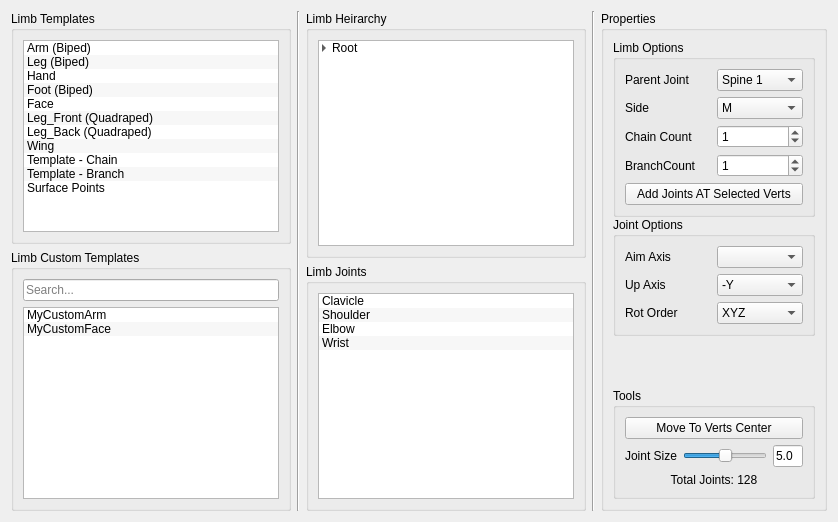
        <widget class="QWidget" name="tab">
         <attribute name="title">
          <string>Skeleton</string>
         </attribute>
         <layout class="QHBoxLayout" name="horizontalLayout_3">
          <item>
           <layout class="QHBoxLayout" name="horizontalLayout">
            <item>
             <layout class="QVBoxLayout" name="verticalLayout_2">
              <item>
               <widget class="QGroupBox" name="groupBox">
                <property name="title">
                 <string>Limb Templates</string>
                </property>
                <layout class="QHBoxLayout" name="horizontalLayout_4">
                 <item>
                  <widget class="QListWidget" name="listWidget">
                   <property name="dragDropMode">
                    <enum>QAbstractItemView::DragOnly</enum>
                   </property>
                   <property name="alternatingRowColors">
                    <bool>true</bool>
                   </property>
                   <item>
                    <property name="text">
                     <string>Arm (Biped)</string>
                    </property>
                   </item>
                   <item>
                    <property name="text">
                     <string>Leg (Biped)</string>
                    </property>
                   </item>
                   <item>
                    <property name="text">
                     <string>Hand</string>
                    </property>
                   </item>
                   <item>
                    <property name="text">
                     <string>Foot (Biped)</string>
                    </property>
                   </item>
                   <item>
                    <property name="text">
                     <string>Face</string>
                    </property>
                   </item>
                   <item>
                    <property name="text">
                     <string>Leg_Front (Quadraped)</string>
                    </property>
                   </item>
                   <item>
                    <property name="text">
                     <string>Leg_Back (Quadraped)</string>
                    </property>
                   </item>
                   <item>
                    <property name="text">
                     <string>Wing</string>
                    </property>
                   </item>
                   <item>
                    <property name="text">
                     <string>Template - Chain</string>
                    </property>
                   </item>
                   <item>
                    <property name="text">
                     <string>Template - Branch</string>
                    </property>
                   </item>
                   <item>
                    <property name="text">
                     <string>Surface Points</string>
                    </property>
                   </item>
                  </widget>
                 </item>
                </layout>
               </widget>
              </item>
              <item>
               <widget class="QGroupBox" name="groupBox_5">
                <property name="title">
                 <string>Limb Custom Templates</string>
                </property>
                <layout class="QHBoxLayout" name="horizontalLayout_14">
                 <item>
                  <layout class="QVBoxLayout" name="verticalLayout_6">
                   <item>
                    <widget class="QLineEdit" name="lineEdit_4">
                     <property name="placeholderText">
                      <string>Search...</string>
                     </property>
                    </widget>
                   </item>
                   <item>
                    <widget class="QListWidget" name="listWidget_2">
                     <property name="toolTip">
                      <string>Created in CONTROLLERS tab by right clicking on Limb &gt; &quot;Save Limb Template&quot;</string>
                     </property>
                     <property name="dragDropMode">
                      <enum>QAbstractItemView::DragOnly</enum>
                     </property>
                     <property name="alternatingRowColors">
                      <bool>true</bool>
                     </property>
                     <item>
                      <property name="text">
                       <string>MyCustomArm</string>
                      </property>
                     </item>
                     <item>
                      <property name="text">
                       <string>MyCustomFace</string>
                      </property>
                     </item>
                    </widget>
                   </item>
                  </layout>
                 </item>
                </layout>
               </widget>
              </item>
             </layout>
            </item>
            <item>
             <widget class="Line" name="line">
              <property name="orientation">
               <enum>Qt::Vertical</enum>
              </property>
             </widget>
            </item>
            <item>
             <layout class="QVBoxLayout" name="verticalLayout_4">
              <item>
               <widget class="QGroupBox" name="groupBox_2">
                <property name="title">
                 <string>Limb Heirarchy</string>
                </property>
                <layout class="QHBoxLayout" name="horizontalLayout_5">
                 <item>
                  <layout class="QVBoxLayout" name="verticalLayout_29">
                   <item>
                    <widget class="QTreeWidget" name="treeWidget">
                     <property name="autoScrollMargin">
                      <number>16</number>
                     </property>
                     <property name="alternatingRowColors">
                      <bool>true</bool>
                     </property>
                     <property name="selectionMode">
                      <enum>QAbstractItemView::ExtendedSelection</enum>
                     </property>
                     <property name="autoExpandDelay">
                      <number>-1</number>
                     </property>
                     <property name="indentation">
                      <number>10</number>
                     </property>
                     <property name="headerHidden">
                      <bool>true</bool>
                     </property>
                     <column>
                      <property name="text">
                       <string notr="true">1</string>
                      </property>
                     </column>
                     <item>
                      <property name="text">
                       <string>Root</string>
                      </property>
                      <item>
                       <property name="text">
                        <string>Spine</string>
                       </property>
                       <item>
                        <property name="text">
                         <string>Arm (R)</string>
                        </property>
                        <item>
                         <property name="text">
                          <string>Hand (R)</string>
                         </property>
                        </item>
                       </item>
                       <item>
                        <property name="text">
                         <string>Arm (L)</string>
                        </property>
                        <item>
                         <property name="text">
                          <string>Hand (L)</string>
                         </property>
                        </item>
                       </item>
                       <item>
                        <property name="text">
                         <string>Head</string>
                        </property>
                       </item>
                       <item>
                        <property name="text">
                         <string>Leg (M)</string>
                        </property>
                       </item>
                       <item>
                        <property name="text">
                         <string>Tail</string>
                        </property>
                       </item>
                      </item>
                     </item>
                    </widget>
                   </item>
                  </layout>
                 </item>
                </layout>
               </widget>
              </item>
              <item>
               <widget class="QGroupBox" name="groupBox_6">
                <property name="title">
                 <string>Limb Joints</string>
                </property>
                <layout class="QVBoxLayout" name="verticalLayout_7">
                 <item>
                  <layout class="QVBoxLayout" name="verticalLayout_25">
                   <item>
                    <widget class="QListWidget" name="listWidget_3">
                     <property name="alternatingRowColors">
                      <bool>true</bool>
                     </property>
                     <item>
                      <property name="text">
                       <string>Clavicle</string>
                      </property>
                     </item>
                     <item>
                      <property name="text">
                       <string>Shoulder</string>
                      </property>
                     </item>
                     <item>
                      <property name="text">
                       <string>Elbow</string>
                      </property>
                     </item>
                     <item>
                      <property name="text">
                       <string>Wrist</string>
                      </property>
                     </item>
                    </widget>
                   </item>
                  </layout>
                 </item>
                </layout>
               </widget>
              </item>
             </layout>
            </item>
            <item>
             <widget class="Line" name="line_2">
              <property name="orientation">
               <enum>Qt::Vertical</enum>
              </property>
             </widget>
            </item>
            <item>
             <layout class="QVBoxLayout" name="verticalLayout_3">
              <item>
               <widget class="QGroupBox" name="groupBox_3">
                <property name="title">
                 <string>Properties</string>
                </property>
                <layout class="QHBoxLayout" name="horizontalLayout_6">
                 <item>
                  <layout class="QVBoxLayout" name="verticalLayout_5">
                   <property name="spacing">
                    <number>0</number>
                   </property>
                   <item>
                    <widget class="QGroupBox" name="groupBox_25">
                     <property name="title">
                      <string>Limb Options</string>
                     </property>
                     <layout class="QVBoxLayout" name="verticalLayout_30">
                      <item>
                       <layout class="QVBoxLayout" name="verticalLayout_31">
                        <property name="spacing">
                         <number>6</number>
                        </property>
                        <item>
                         <layout class="QHBoxLayout" name="horizontalLayout_38">
                          <item>
                           <widget class="QLabel" name="label">
                            <property name="text">
                             <string>Parent Joint</string>
                            </property>
                           </widget>
                          </item>
                          <item>
                           <widget class="QComboBox" name="comboBox">
                            <item>
                             <property name="text">
                              <string>Spine 1</string>
                             </property>
                            </item>
                            <item>
                             <property name="text">
                              <string>Spine 2</string>
                             </property>
                            </item>
                            <item>
                             <property name="text">
                              <string>Spine 3</string>
                             </property>
                            </item>
                            <item>
                             <property name="text">
                              <string>Spine 4</string>
                             </property>
                            </item>
                            <item>
                             <property name="text">
                              <string>Spine 5</string>
                             </property>
                            </item>
                           </widget>
                          </item>
                         </layout>
                        </item>
                        <item>
                         <layout class="QHBoxLayout" name="horizontalLayout_51">
                          <item>
                           <widget class="QLabel" name="label_15">
                            <property name="text">
                             <string>Side</string>
                            </property>
                           </widget>
                          </item>
                          <item>
                           <widget class="QComboBox" name="comboBox_4">
                            <property name="currentIndex">
                             <number>1</number>
                            </property>
                            <item>
                             <property name="text">
                              <string>L</string>
                             </property>
                            </item>
                            <item>
                             <property name="text">
                              <string>M</string>
                             </property>
                            </item>
                            <item>
                             <property name="text">
                              <string>R</string>
                             </property>
                            </item>
                           </widget>
                          </item>
                         </layout>
                        </item>
                        <item>
                         <layout class="QHBoxLayout" name="horizontalLayout_42">
                          <item>
                           <widget class="QLabel" name="label_7">
                            <property name="text">
                             <string>Chain Count</string>
                            </property>
                           </widget>
                          </item>
                          <item>
                           <widget class="QSpinBox" name="spinBox_3">
                            <property name="value">
                             <number>1</number>
                            </property>
                           </widget>
                          </item>
                         </layout>
                        </item>
                        <item>
                         <layout class="QHBoxLayout" name="horizontalLayout_41">
                          <item>
                           <widget class="QLabel" name="label_6">
                            <property name="text">
                             <string>BranchCount</string>
                            </property>
                           </widget>
                          </item>
                          <item>
                           <widget class="QSpinBox" name="spinBox_2">
                            <property name="value">
                             <number>1</number>
                            </property>
                           </widget>
                          </item>
                         </layout>
                        </item>
                        <item>
                         <widget class="QPushButton" name="pushButton_8">
                          <property name="text">
                           <string>Add Joints AT Selected Verts</string>
                          </property>
                         </widget>
                        </item>
                       </layout>
                      </item>
                     </layout>
                    </widget>
                   </item>
                   <item>
                    <widget class="QGroupBox" name="groupBox_26">
                     <property name="title">
                      <string>Joint Options</string>
                     </property>
                     <layout class="QVBoxLayout" name="verticalLayout_33">
                      <item>
                       <layout class="QVBoxLayout" name="verticalLayout_51">
                        <property name="spacing">
                         <number>6</number>
                        </property>
                        <item>
                         <layout class="QHBoxLayout" name="horizontalLayout_11">
                          <item>
                           <widget class="QLabel" name="label_3">
                            <property name="text">
                             <string>Aim Axis</string>
                            </property>
                           </widget>
                          </item>
                          <item>
                           <widget class="QComboBox" name="comboBox_2">
                            <property name="currentIndex">
                             <number>-1</number>
                            </property>
                            <item>
                             <property name="text">
                              <string>X</string>
                             </property>
                            </item>
                            <item>
                             <property name="text">
                              <string>-X</string>
                             </property>
                            </item>
                            <item>
                             <property name="text">
                              <string>Y</string>
                             </property>
                            </item>
                            <item>
                             <property name="text">
                              <string>-Y</string>
                             </property>
                            </item>
                            <item>
                             <property name="text">
                              <string>Z</string>
                             </property>
                            </item>
                            <item>
                             <property name="text">
                              <string>-Z</string>
                             </property>
                            </item>
                           </widget>
                          </item>
                         </layout>
                        </item>
                        <item>
                         <layout class="QHBoxLayout" name="horizontalLayout_13">
                          <item>
                           <widget class="QLabel" name="label_5">
                            <property name="text">
                             <string>Up Axis</string>
                            </property>
                           </widget>
                          </item>
                          <item>
                           <widget class="QComboBox" name="comboBox_12">
                            <property name="currentIndex">
                             <number>3</number>
                            </property>
                            <item>
                             <property name="text">
                              <string>X</string>
                             </property>
                            </item>
                            <item>
                             <property name="text">
                              <string>-X</string>
                             </property>
                            </item>
                            <item>
                             <property name="text">
                              <string>Y</string>
                             </property>
                            </item>
                            <item>
                             <property name="text">
                              <string>-Y</string>
                             </property>
                            </item>
                            <item>
                             <property name="text">
                              <string>Z</string>
                             </property>
                            </item>
                            <item>
                             <property name="text">
                              <string>-Z</string>
                             </property>
                            </item>
                           </widget>
                          </item>
                         </layout>
                        </item>
                        <item>
                         <layout class="QHBoxLayout" name="horizontalLayout_40">
                          <item>
                           <widget class="QLabel" name="label_20">
                            <property name="text">
                             <string>Rot Order</string>
                            </property>
                           </widget>
                          </item>
                          <item>
                           <widget class="QComboBox" name="comboBox_10">
                            <item>
                             <property name="text">
                              <string>XYZ</string>
                             </property>
                            </item>
                            <item>
                             <property name="text">
                              <string>XZY</string>
                             </property>
                            </item>
                            <item>
                             <property name="text">
                              <string>YZX</string>
                             </property>
                            </item>
                            <item>
                             <property name="text">
                              <string>YXZ</string>
                             </property>
                            </item>
                            <item>
                             <property name="text">
                              <string>ZYX</string>
                             </property>
                            </item>
                            <item>
                             <property name="text">
                              <string>ZXY</string>
                             </property>
                            </item>
                           </widget>
                          </item>
                         </layout>
                        </item>
                       </layout>
                      </item>
                     </layout>
                    </widget>
                   </item>
                   <item>
                    <spacer name="verticalSpacer">
                     <property name="orientation">
                      <enum>Qt::Vertical</enum>
                     </property>
                     <property name="sizeHint" stdset="0">
                      <size>
                       <width>20</width>
                       <height>40</height>
                      </size>
                     </property>
                    </spacer>
                   </item>
                   <item>
                    <widget class="QGroupBox" name="groupBox_38">
                     <property name="title">
                      <string>Tools</string>
                     </property>
                     <layout class="QVBoxLayout" name="verticalLayout_34">
                      <item>
                       <layout class="QVBoxLayout" name="verticalLayout_75">
                        <property name="spacing">
                         <number>6</number>
                        </property>
                        <item>
                         <widget class="QPushButton" name="pushButton_19">
                          <property name="toolTip">
                           <string>Moves last selected object to center of verts, edges or faces</string>
                          </property>
                          <property name="text">
                           <string>Move To Verts Center</string>
                          </property>
                         </widget>
                        </item>
                        <item>
                         <layout class="QHBoxLayout" name="horizontalLayout_7">
                          <item>
                           <widget class="QLabel" name="label_2">
                            <property name="text">
                             <string>Joint Size</string>
                            </property>
                           </widget>
                          </item>
                          <item>
                           <widget class="QSlider" name="horizontalSlider">
                            <property name="value">
                             <number>50</number>
                            </property>
                            <property name="orientation">
                             <enum>Qt::Horizontal</enum>
                            </property>
                           </widget>
                          </item>
                          <item>
                           <widget class="QLineEdit" name="lineEdit">
                            <property name="maximumSize">
                             <size>
                              <width>30</width>
                              <height>16777215</height>
                             </size>
                            </property>
                            <property name="text">
                             <string>5.0</string>
                            </property>
                           </widget>
                          </item>
                         </layout>
                        </item>
                        <item>
                         <widget class="QLabel" name="label_13">
                          <property name="text">
                           <string>Total Joints: 128</string>
                          </property>
                          <property name="alignment">
                           <set>Qt::AlignCenter</set>
                          </property>
                         </widget>
                        </item>
                       </layout>
                      </item>
                     </layout>
                    </widget>
                   </item>
                  </layout>
                 </item>
                </layout>
               </widget>
              </item>
             </layout>
            </item>
           </layout>
          </item>
         </layout>
        </widget>
